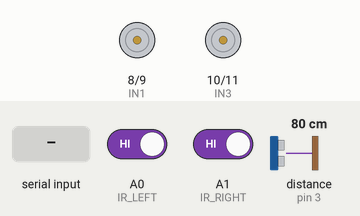
The sketch below on a simulated Arduino Uno, built with avr-gcc and run on an emulated ATmega328P. On the bench: motor-driver pin pairs drawn as motors (green arrow = first pin HIGH = forward, orange = second pin HIGH = backward, longer = more drive, scaled by the enable pin). Wiring (inferred from the names in the program): ultrasonic range finder: trigger pin 2; echo pin 3. The inputs (shaded band) are chosen by the test bench; at power-on: distance to the obstacle (sensor on pin 3) 80 cm, A0 (IR_LEFT) HIGH, A1 (IR_RIGHT) HIGH. The echo pulse lasts 58.3 µs per cm; what the sketch prints to the serial monitor is not drawn.

Above: at 1.2 s.
1.3 s: "R\n" received over the second serial link
At 1.6 s:
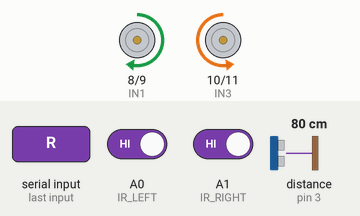
3.8 s: "A\n" received over the second serial link
At 5.0 s:
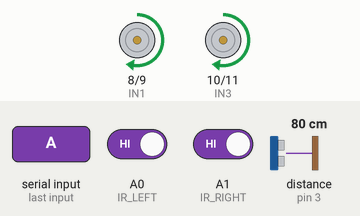
5.3 s: distance to the obstacle (sensor on pin 3) set to 23 cm
6.8 s: distance to the obstacle (sensor on pin 3) set to 18 cm
At 7.28 s:
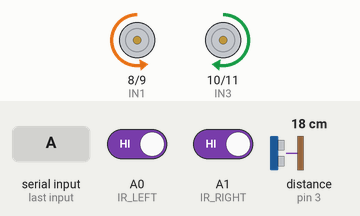
9.8 s: "90,45\n" received over the second serial link
At 10.53 s:
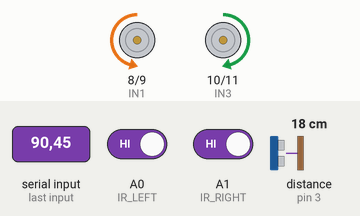
12.8 s: A0 (IR_LEFT) driven LOW
At 13.78 s:
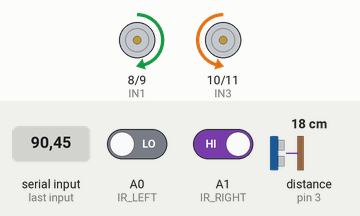
Timing chart, 0 to 16.8 s (numbered marks = the images above; inputs shaded):
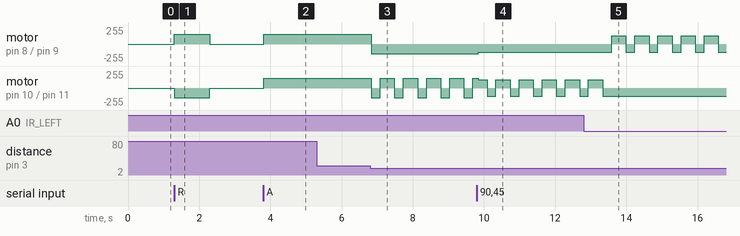

Measured:
- the behaviour switches between 21 and 20 cm on distance to the obstacle (sensor on pin 3) (found by bisection; images 2 and 3)
- after the input at 1.3 s, motor on pin 8 (IN1) / pin 9 (IN2): stopped → forward 146/255 at once, → stopped 1.0 s later; motor on pin 10 (IN3) / pin 11 (IN4): stopped → backward 146/255 at once, → stopped 1.0 s later
- after the input at 3.8 s, motor on pin 8 (IN1) / pin 9 (IN2), motor on pin 10 (IN3) / pin 11 (IN4): stopped → forward 146/255 at once
- after the input at 5.3 s, every drawn part: stays the same
- after the input at 6.8 s, motor on pin 8 (IN1) / pin 9 (IN2): forward 146/255 → backward 146/255 at once; motor on pin 10 (IN3) / pin 11 (IN4): alternates forward 146/255 for 0.40 s and backward 146/255 for 0.25 s, starting at once
- after the input at 9.8 s, motor on pin 8 (IN1) / pin 9 (IN2): backward 146/255 → backward 122/255 at once
- after the input at 12.8 s, motor on pin 8 (IN1) / pin 9 (IN2): alternates forward 122/255 for 0.40 s and backward 122/255 for 0.25 s, starting after 0.79 s; motor on pin 10 (IN3) / pin 11 (IN4): goes on until 13.3 s, then stays backward 122/255

The sketch:

Hummer_Bot.ino
```cpp
/*
  ===========================================
             HUMMER AI - VERSION 2.0
  Avishkar Hackathon - AIT College
  ===========================================

  Hardware:
  Arduino Uno
  L298N Motor Driver
  4 DC Geared Motors
  HC-SR04 Ultrasonic Sensor
  2 IR Obstacle Sensors
  HC-05 / Compatible Bluetooth Serial Module

  BLUETOOTH COMMANDS:

  F = Forward
  B = Backward
  L = Left
  R = Right
  S = Stop
  M = Manual Mode / Reset Emergency Stop
  A = Autonomous Mode
  P = Patrol Mode
  E = Emergency Stop
  H = Manual heartbeat
  0-9 = Speed level
  Q = Request sensor information

  TELEMETRY:
  DATA,MODE,DISTANCE,LEFT_IR,RIGHT_IR,SPEED

  ===========================================
*/

// ===========================================
// 1. LIBRARY
// ===========================================

#include <SoftwareSerial.h>

// Arduino RX = 12
// Arduino TX = 13
SoftwareSerial BT(12, 13);


// ===========================================
// 2. MOTOR PINS
// ===========================================

const byte ENA = 5;
const byte IN1 = 8;
const byte IN2 = 9;

const byte ENB = 6;
const byte IN3 = 10;
const byte IN4 = 11;


// ===========================================
// 3. SENSOR PINS
// ===========================================

const byte TRIG = 2;
const byte ECHO = 3;

const byte IR_LEFT = A0;
const byte IR_RIGHT = A1;

// Assumes active-LOW IR modules.
// Verify this with your actual sensors.
const byte IR_ACTIVE = LOW;


// ===========================================
// 4. SETTINGS
// ===========================================

const unsigned long TELEMETRY_INTERVAL = 300;
const unsigned long SENSOR_INTERVAL = 70;

const unsigned long MANUAL_TIMEOUT = 1000;

const float MANUAL_STOP_DISTANCE = 15.0;
const float AUTO_STOP_DISTANCE = 20.0;

int speedLevel = 6;
int speedValue = 146;


// ===========================================
// 5. ROBOT MODES
// ===========================================

enum RobotMode {
  MANUAL,
  AUTO,
  PATROL
};

RobotMode mode = MANUAL;

char manualCommand = 'S';

bool emergencyStop = false;


// ===========================================
// 6. SENSOR VARIABLES
// ===========================================

float distanceCM = -1;

bool leftObstacle = false;
bool rightObstacle = false;

unsigned long lastSensorRead = 0;
unsigned long lastTelemetry = 0;


// ===========================================
// 7. SAFETY VARIABLES
// ===========================================

unsigned long lastManualHeartbeat = 0;

bool manualTimeoutStop = false;


// ===========================================
// 8. AUTONOMOUS NAVIGATION
// ===========================================

enum AutoPhase {
  CRUISING,
  REVERSING,
  TURNING
};

AutoPhase autoPhase = CRUISING;

unsigned long phaseStart = 0;

char turnDirection = 'R';


// ===========================================
// 9. SETUP
// ===========================================

void setup() {

  Serial.begin(9600);

  BT.begin(9600);

  pinMode(ENA, OUTPUT);
  pinMode(IN1, OUTPUT);
  pinMode(IN2, OUTPUT);

  pinMode(ENB, OUTPUT);
  pinMode(IN3, OUTPUT);
  pinMode(IN4, OUTPUT);

  pinMode(TRIG, OUTPUT);
  pinMode(ECHO, INPUT);

  pinMode(IR_LEFT, INPUT);
  pinMode(IR_RIGHT, INPUT);

  stopMotors();

  lastManualHeartbeat = millis();

  BT.println("HUMMER_AI_READY");

  Serial.println("HUMMER AI READY");

}


// ===========================================
// 10. MAIN LOOP
// ===========================================

void loop() {

  readBluetoothCommands();

  updateSensors();

  checkManualSafety();

  if (emergencyStop) {

    stopMotors();

  }

  else if (mode == MANUAL) {

    manualDrive();

  }

  else if (mode == AUTO) {

    autonomousDrive(false);

  }

  else if (mode == PATROL) {

    autonomousDrive(true);

  }

  sendTelemetry();

}


// ===========================================
// 11. BLUETOOTH COMMAND RECEIVER
// ===========================================

void readBluetoothCommands() {

  while (BT.available()) {

    char c = BT.read();

    if (c == '\n' || c == '\r') {
      continue;
    }

    // Speed control

    if (c >= '0' && c <= '9') {

      speedLevel = c - '0';

      speedValue = map(
        speedLevel,
        0,
        9,
        0,
        220
      );

      BT.print("SPEED:");
      BT.println(speedLevel);

      continue;
    }

    switch (c) {

      case 'E':

        emergencyStop = true;

        manualCommand = 'S';

        stopMotors();

        BT.println("EMERGENCY_STOP");

        break;


      case 'M':

        emergencyStop = false;

        mode = MANUAL;

        manualCommand = 'S';

        manualTimeoutStop = false;

        lastManualHeartbeat = millis();

        resetNavigation();

        stopMotors();

        BT.println("MODE:MANUAL");

        break;


      case 'F':
      case 'B':
      case 'L':
      case 'R':
      case 'S':

        if (!emergencyStop) {

          mode = MANUAL;

          manualCommand = c;

          lastManualHeartbeat = millis();

          manualTimeoutStop = false;

        }

        break;


      case 'H':

        if (!emergencyStop && mode == MANUAL) {

          lastManualHeartbeat = millis();

        }

        break;


      case 'A':

        if (!emergencyStop) {

          mode = AUTO;

          manualCommand = 'S';

          resetNavigation();

          stopMotors();

          BT.println("MODE:AUTO");

        }

        break;


      case 'P':

        if (!emergencyStop) {

          mode = PATROL;

          manualCommand = 'S';

          resetNavigation();

          stopMotors();

          BT.println("MODE:PATROL");

        }

        break;


      case 'Q':

        sendTelemetryNow();

        break;

    }

  }

}


// ===========================================
// 12. SENSOR READING
// ===========================================

void updateSensors() {

  if (millis() - lastSensorRead <
      SENSOR_INTERVAL) {

    return;

  }

  lastSensorRead = millis();

  distanceCM = getDistance();

  leftObstacle =
    digitalRead(IR_LEFT) == IR_ACTIVE;

  rightObstacle =
    digitalRead(IR_RIGHT) == IR_ACTIVE;

}


float getDistance() {

  digitalWrite(TRIG, LOW);

  delayMicroseconds(3);

  digitalWrite(TRIG, HIGH);

  delayMicroseconds(10);

  digitalWrite(TRIG, LOW);

  unsigned long duration = pulseIn(
    ECHO,
    HIGH,
    25000
  );

  if (duration == 0) {

    return -1;

  }

  return duration * 0.0343 / 2.0;

}


// ===========================================
// 13. MOTOR CONTROL
// ===========================================

void setMotor(int leftSpeed, int rightSpeed) {

  leftSpeed = constrain(leftSpeed, -220, 220);

  rightSpeed = constrain(rightSpeed, -220, 220);


  // LEFT MOTOR CHANNEL

  digitalWrite(IN1, leftSpeed > 0);

  digitalWrite(IN2, leftSpeed < 0);

  analogWrite(ENA, abs(leftSpeed));


  // RIGHT MOTOR CHANNEL

  digitalWrite(IN3, rightSpeed > 0);

  digitalWrite(IN4, rightSpeed < 0);

  analogWrite(ENB, abs(rightSpeed));

}


void stopMotors() {

  analogWrite(ENA, 0);

  analogWrite(ENB, 0);

  digitalWrite(IN1, LOW);

  digitalWrite(IN2, LOW);

  digitalWrite(IN3, LOW);

  digitalWrite(IN4, LOW);

}


void forward() {

  setMotor(speedValue, speedValue);

}


void backward() {

  setMotor(-speedValue, -speedValue);

}


void turnLeft() {

  setMotor(-speedValue, speedValue);

}


void turnRight() {

  setMotor(speedValue, -speedValue);

}


// ===========================================
// 14. MANUAL SAFETY
// ===========================================

void checkManualSafety() {

  if (mode != MANUAL || emergencyStop) {
    return;
  }

  if (millis() - lastManualHeartbeat >
      MANUAL_TIMEOUT) {

    manualCommand = 'S';

    manualTimeoutStop = true;

    stopMotors();

  }

}


// ===========================================
// 15. MANUAL MODE
// ===========================================

void manualDrive() {

  if (manualTimeoutStop) {

    stopMotors();

    return;

  }

  if (manualCommand == 'F') {

    if (distanceCM < 0 ||
        distanceCM <= MANUAL_STOP_DISTANCE) {

      stopMotors();

      return;

    }

  }

  switch (manualCommand) {

    case 'F':

      forward();

      break;


    case 'B':

      backward();

      break;


    case 'L':

      turnLeft();

      break;


    case 'R':

      turnRight();

      break;


    default:

      stopMotors();

      break;

  }

}


// ===========================================
// 16. RESET NAVIGATION
// ===========================================

void resetNavigation() {

  autoPhase = CRUISING;

  phaseStart = millis();

  turnDirection = 'R';

}


// ===========================================
// 17. AUTONOMOUS AND PATROL MODE
// ===========================================

void autonomousDrive(bool patrolMode) {

  unsigned long now = millis();

  int cruiseSpeed = patrolMode
                    ? speedValue * 3 / 4
                    : speedValue;


  // CRUISING PHASE

  if (autoPhase == CRUISING) {

    bool ultrasonicBlocked =
      distanceCM < 0 ||
      distanceCM <= AUTO_STOP_DISTANCE;

    bool obstacleDetected =
      ultrasonicBlocked ||
      leftObstacle ||
      rightObstacle;


    if (obstacleDetected) {

      stopMotors();

      phaseStart = now;

      autoPhase = REVERSING;


      if (leftObstacle && !rightObstacle) {

        turnDirection = 'R';

      }

      else {

        turnDirection = 'L';

      }

      return;

    }


    setMotor(cruiseSpeed, cruiseSpeed);

  }


  // REVERSING PHASE

  else if (autoPhase == REVERSING) {

    backward();

    if (now - phaseStart >= 250) {

      stopMotors();

      phaseStart = now;

      autoPhase = TURNING;

    }

  }


  // TURNING PHASE

  else if (autoPhase == TURNING) {

    if (turnDirection == 'L') {

      turnLeft();

    }

    else {

      turnRight();

    }

    if (now - phaseStart >= 400) {

      stopMotors();

      autoPhase = CRUISING;

    }

  }

}


// ===========================================
// 18. BLUETOOTH TELEMETRY
// ===========================================

void sendTelemetry() {

  if (millis() - lastTelemetry <
      TELEMETRY_INTERVAL) {

    return;

  }

  lastTelemetry = millis();

  sendTelemetryNow();

}


void sendTelemetryNow() {

  BT.print("DATA,");

  if (mode == MANUAL) {

    BT.print("MANUAL");

  }

  else if (mode == AUTO) {

    BT.print("AUTO");

  }

  else {

    BT.print("PATROL");

  }

  BT.print(",");

  if (distanceCM < 0) {

    BT.print("-1");

  }

  else {

    BT.print(distanceCM, 1);

  }

  BT.print(",");

  BT.print(leftObstacle);

  BT.print(",");

  BT.print(rightObstacle);

  BT.print(",");

  BT.println(speedLevel);

}
```
